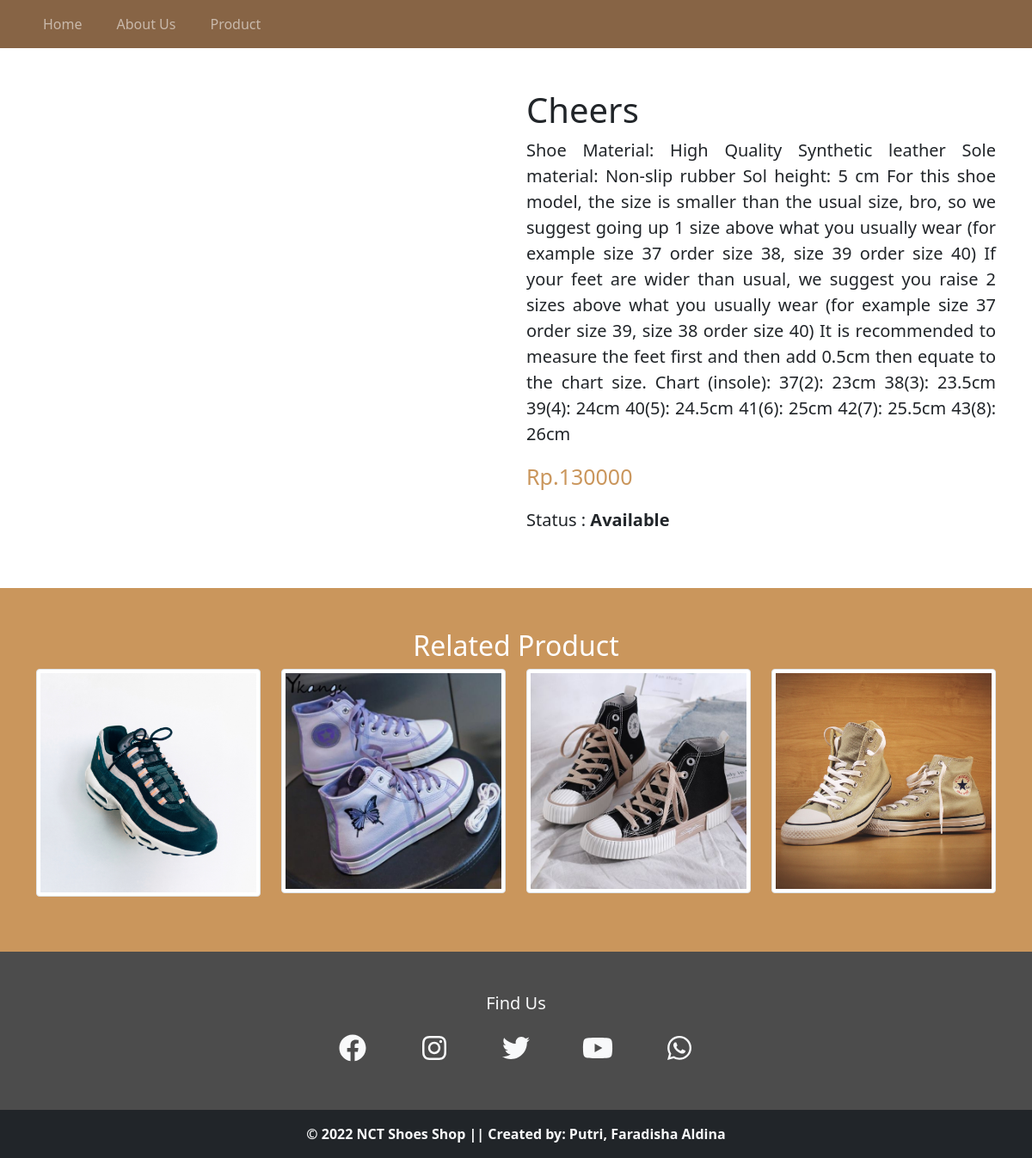
The page /product-detail.php?name=Cheers on the database its author committed.
### tables this page shows
CREATE TABLE `product` (
  `idproduct` int(11) NOT NULL,
  `categoryid` int(11) NOT NULL,
  `nameproduct` varchar(255) NOT NULL,
  `price` double NOT NULL,
  `photo` varchar(255) DEFAULT NULL,
  `detail` text DEFAULT NULL,
  `status` enum('soldout','available') DEFAULT 'available'
);

### product-detail.php (the view, shortened to what this page needs)
<?php
    require "konek.php";
    $name = htmlspecialchars($_GET['name']);
    $queryProduct = mysqli_query($con, "SELECT * FROM product WHERE nameproduct='$name'");
    $product = mysqli_fetch_array($queryProduct);
    $queryRelatedProduct = mysqli_query($con, "SELECT * FROM product WHERE categoryid='$product[categoryid]'
    AND idproduct!='$product[idproduct]' LIMIT 4");
?>
<!DOCTYPE html>
<html lang="en">
<head>
    <link rel="stylesheet" href="bootstrap/css/bootstrap.min.css">
    <link rel="stylesheet" href="fontawesome/css/all.min.css">
    <link rel="stylesheet" href="bootstrap/css/style.css">
</head>
<body>
<?php require "navbar2.php"; ?>
    <div class="container-fluid py-5">
        <div class="container">
            <div class="row">
                <div class="col-lg-5 mb-3">
                </div>
                <div class="col-md-6 offset-lg-1">
                    <h1><?php echo $product['nameproduct'];?></h1>
                    <p class="fs-5" style="text-align: justify;">
                    <?php echo $product['detail'];?>
                    </p>
                    <p class="text-price">
                        Rp.<?php echo $product['price'];?>
                    </p>
                    <p class="fs-5"> Status : <strong> Available <strong> </p>
                </div>
            </div>
        </div>
    </div>
    <div class="container-fluid py-5 color2">
        <div class="container">
            <h2 class="text-center text-white">Related Product</h2>
            <div class="row">
                <?php while($data=mysqli_fetch_array($queryRelatedProduct)) {?>
                <div class="col-md-6 col-lg-3 mb-3">
                    <a href="product-detail.php?name=<?php echo $data['nameproduct'];?>">
                    <img src="image/<?php echo $data['photo'];?>" class="img-fluid img-thumbnail" alt="">
                </a>
                </div>
                <?php } ?>
            </div>
        </div>
    </div>
    <?php
        require "footer.php";
    ?>
</body>
</html>

### navbar2.php (shortened to what this page needs)
<nav class="navbar navbar-expand-lg navbar-dark color1">
    <div class="container">
        <div class="collapse navbar-collapse" id="navbarTogglerDemo02">
        <ul class="navbar-nav me-auto mb-2 mb-lg-0">
            <li class="nav-item me-4">
                <a class="nav-link" href="index.php">Home</a>
            </li>
            <li class="nav-item me-4">
                <a class="nav-link" href="about-us.php">About Us</a>
            </li>
            <li class="nav-item me-4">
                <a class="nav-link" href="product.php">Product</a>
            </li>
        </ul>
        </div>
    </div>
</nav>

### footer.php
<div class="container-fluid py-5 content-subscribe text-light">
        <div class="container">
            <h5 class="text-center mb-4">Find Us</h5>
            <div class="row justify-content-center">
                <div class="col-sm-1 d-flex justify-content-center mb-2">
                    <i class="fab fa-facebook fs-2"></i>
                </div>
                <div class="col-sm-1 d-flex justify-content-center mb-2">
                    <i class="fab fa-instagram fs-2"></i>
                </div>
                <div class="col-sm-1 d-flex justify-content-center mb-2">
                    <i class="fab fa-twitter fs-2"></i>
                </div>
                <div class="col-sm-1 d-flex justify-content-center mb-2">
                    <i class="fab fa-youtube fs-2"></i>
                </div>
                <div class="col-sm-1 d-flex justify-content-center mb-2">
                    <i class="fab fa-whatsapp fs-2"></i>
                </div>
            </div>
        </div>
    </div>
        <div class="container-fluid py-3 bg-dark text-light">
            <div class="container d-flex justify-content-center">
                <label> &copy; 2022 NCT Shoes Shop || Created by: Putri, Faradisha Aldina</label>
            </div>
        </div>

### rows shown on the page
product: nameproduct "Cheers", detail "Shoe Material: High Quality Synthetic leather Sole material: Non-slip rubber Sol height: 5 cm For this shoe model, the size is smaller than the usual size, bro, so we suggest going up 1 size above what you usually wear (for example size 37 order size 38, size 39 order size 40) If your feet are wider than usual, we suggest you raise 2 sizes above what you usually wear (for example size 37 order size 39, size 38 order size 40) It is recommended to measure the feet first and then add 0.5cm then equate to the chart size. Chart (insole): 37(2): 23cm 38(3): 23.5cm 39(4): 24cm 40(5): 24.5cm 41(6): 25cm 42(7): 25.5cm 43(8): 26cm", price "130000"
product: photo (picture)
product: photo (picture)
product: photo (picture)
product: photo (picture)
